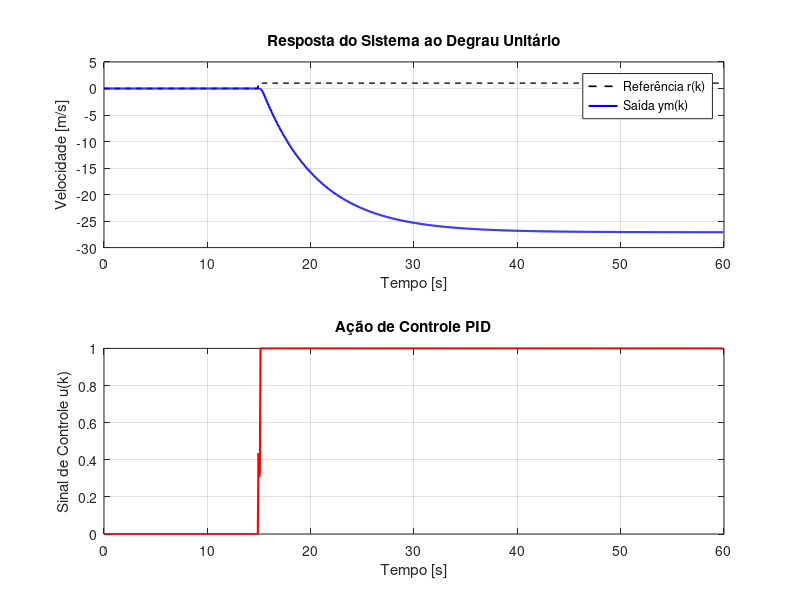

Write the MATLAB code that produced this figure. (Note: this script raises an error after producing the figure.)
%% Atividade A1: Estudo de caso para o controle de velocidade longitudinal de um quadricóptero.
clear all; close all; clc;

%% Setup
% Carregando os coeficientes do modelo de 2ª ordem
load('sys_mod01.mat');
Ts = model.Ts;
Az = model.Az; a1 = Az(2); a2 = Az(3);
Bz = model.Bz; b0 = Bz(2); b1 = Bz(3);
Gz = tf(Bz,Az,Ts);

% Configurações
tfinal = 60; % em segundos
N = round( tfinal/Ts ); % numero total de amostras

%% Controlador PI-D
% Utilizando os mesmos valores de kp, ki e kd obtidos da sintonia do PID
load('control_pid.mat');
kp = control.kp; ki = control.ki; kd = control.kd;

% Aproximação Backward Difference
s0 = kp +ki*Ts +kd/Ts;
s1 = -kp -2*kd/Ts;
s2 = kd/Ts;

% Sinal de referencia (degrau unitario)
r = zeros(N,1); r(round(N/4):end)=1; 

% Condições iniciais e inicializacao
ym = zeros(N,1); um = zeros(N,1);
for k = 1:2
    r(k) = 0; ym(k) = 0; um(k) = 0;  
end

% Teste
for k = 3:N
    % Planta
    ym(k) = -a1*ym(k-1) -a2*ym(k-2) +b0*um(k-1) +b1*um(k-2); 

    %% Calcular o sinal de controle 
    um(k) = um(k-1) +(kp - ki*Ts)*r(k) -kp*r(k-1) - s0*ym(k) + s1*ym(k-1) + s2*ym(k-2);
    
    % Limitando o sinal de controle 
    if um(k) <= -1
        um(k) = -1;
    elseif um(k) >= 1
        um(k) = 1;
    end

end

% Plot
t = (0:N-1)' * Ts;

subplot(2,1,1)
plot(t, r, 'k--', 'LineWidth', 1.2); hold on;
plot(t, ym, 'b', 'LineWidth', 1.5);
legend('Referência r(k)', 'Saída ym(k)', 'Location', 'northeast');
xlabel('Tempo [s]');
ylabel('Velocidade [m/s]');
title('Resposta do Sistema ao Degrau Unitário');
grid on;

subplot(2,1,2)
plot(t, um, 'r', 'LineWidth', 1.5);
xlabel('Tempo [s]');
ylabel('Sinal de Controle u(k)');
title('Ação de Controle PID');
grid on;

%% Analise das restricoes
% Sobressinal máximo
overshoot = ((max(ym) - r(end)) /  r(end)) * 100;
fprintf('Overshoot: %.2f %%\n', overshoot);

% Tempo de assentamento
tol = 0.05 * r(end); % tolerancia de 5%

idx_start = find(r > 0, 1, 'first');  % indice do inicio do degrau
idx_settle = find(abs(ym - r(end)) > tol, 1, 'last'); % indice onde y se aproxima de r

t_settle = t(idx_settle) - t(idx_start);
fprintf('Settling time: %.2f s\n', t_settle);

%% Salvando o controlador
control.kp = kp;
control.ki = ki;
control.kd = kd;
%control.Cz = Cz;
control.Ts = Ts;
save 'control_pi_d.mat' control;